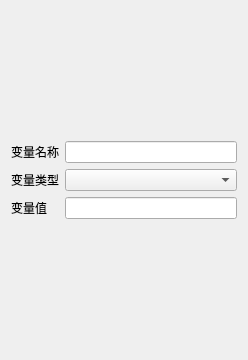
<?xml version="1.0" encoding="UTF-8"?>
<ui version="4.0">
 <class>Form</class>
 <widget class="QWidget" name="Form">
  <property name="geometry">
   <rect>
    <x>0</x>
    <y>0</y>
    <width>248</width>
    <height>360</height>
   </rect>
  </property>
  <property name="windowTitle">
   <string>Form</string>
  </property>
  <layout class="QVBoxLayout" name="verticalLayout">
   <item>
    <layout class="QGridLayout" name="gridLayout">
     <item row="1" column="0">
      <widget class="QLabel" name="label_var_type">
       <property name="text">
        <string>变量类型</string>
       </property>
      </widget>
     </item>
     <item row="0" column="1">
      <widget class="QLineEdit" name="lineEdit_var_name"/>
     </item>
     <item row="0" column="0">
      <widget class="QLabel" name="label_var_name">
       <property name="text">
        <string>变量名称</string>
       </property>
      </widget>
     </item>
     <item row="2" column="0">
      <widget class="QLabel" name="label_var_value">
       <property name="text">
        <string>变量值</string>
       </property>
      </widget>
     </item>
     <item row="2" column="1">
      <widget class="QLineEdit" name="lineEdit_var_value"/>
     </item>
     <item row="1" column="1">
      <widget class="QComboBox" name="comboBox_var_type"/>
     </item>
    </layout>
   </item>
  </layout>
 </widget>
 <resources/>
 <connections/>
</ui>
